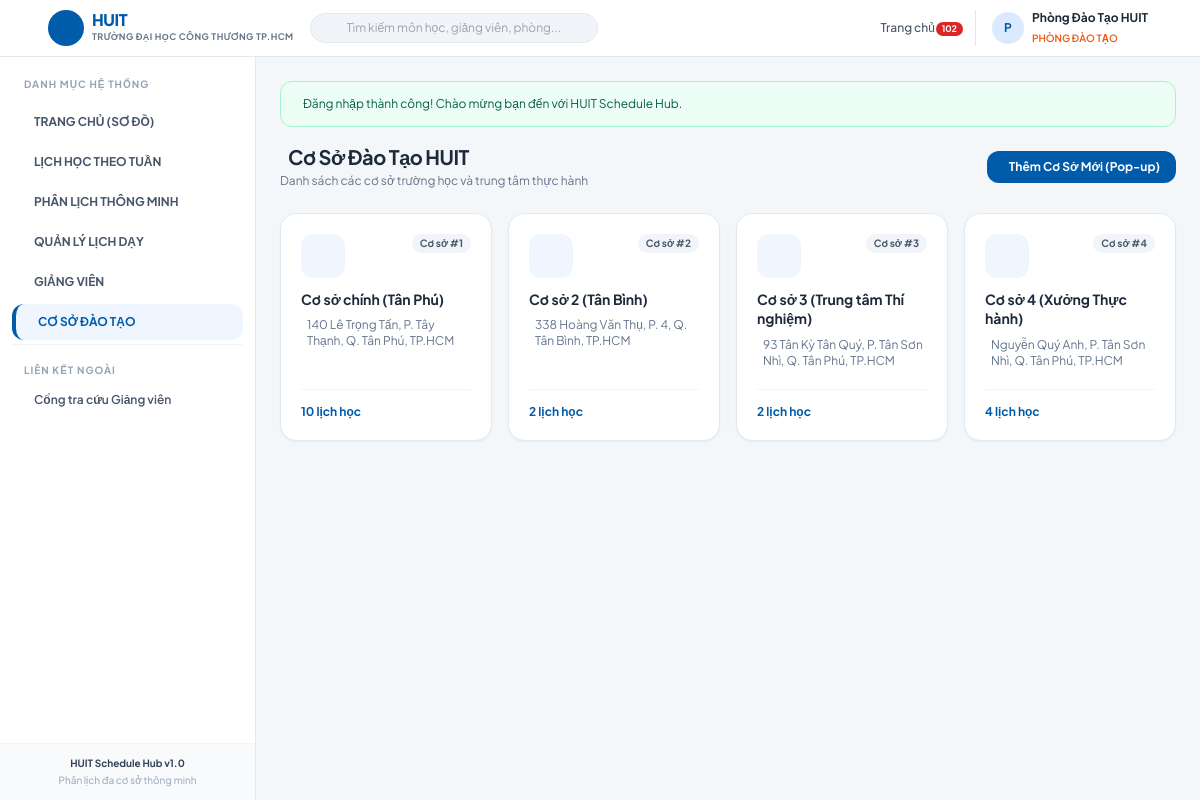
The page /branches (signed in) on the database as committed earlier.
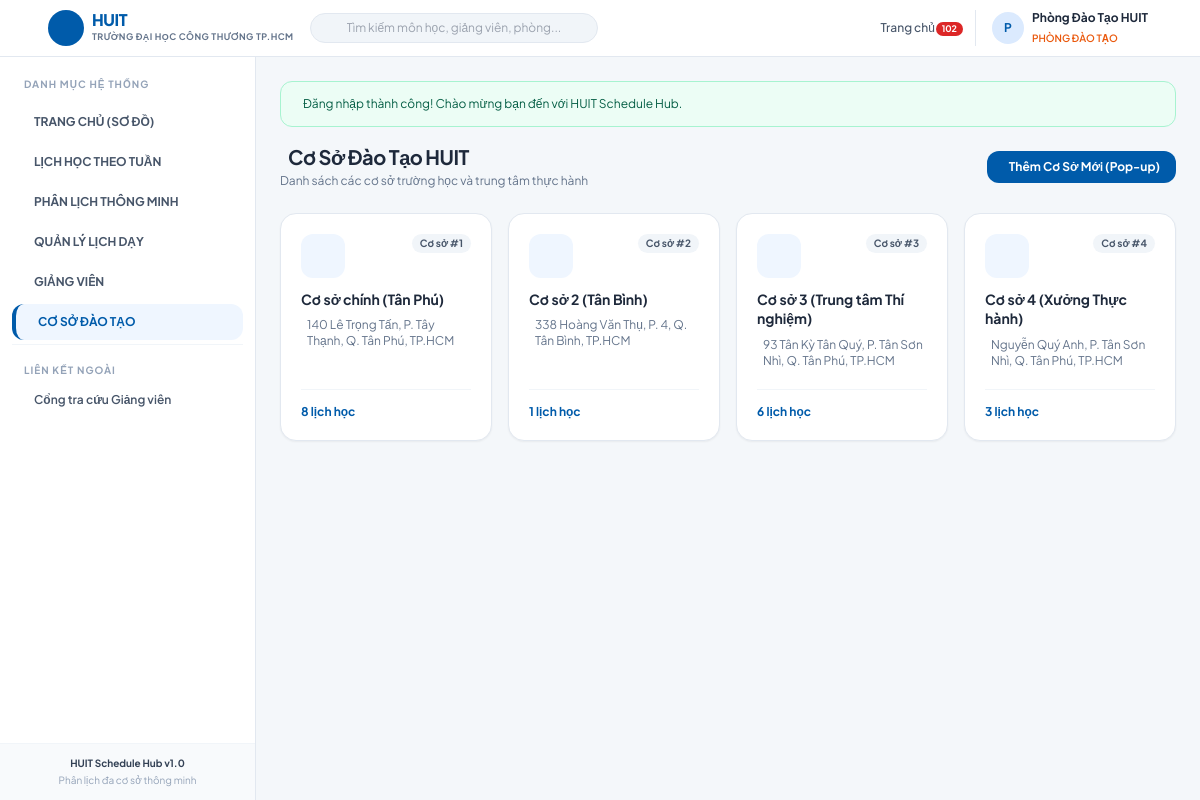
The same page on the database as committed later.
### tables this page shows
CREATE TABLE `branches` (
  `id` int NOT NULL AUTO_INCREMENT,
  `branch_name` varchar(255) NOT NULL,
  `address` varchar(255) NOT NULL,
  `created_at` timestamp NULL DEFAULT CURRENT_TIMESTAMP,
  PRIMARY KEY (`id`)
);

### src/Controllers/BranchController.php (called while the page is built, shortened)
<?php
class BranchController extends Controller
{
    public function index(): void
    {
        $branches = Branch::getAll();
        $this->render('branches/index', [
            'branches' => $branches,
            'user' => Auth::user()
        ]);
    }
}

### public/index.php (called while the page is built, shortened)
<?php
$router = new Router();
$router->get('/', [AuthController::class, 'showLogin']);
$router->get('/login', [AuthController::class, 'showLogin']);
$router->post('/login', [AuthController::class, 'login']);
$router->get('/teacher-login', [AuthController::class, 'showTeacherLogin']);
$router->post('/teacher-login', [AuthController::class, 'teacherLogin']);
$router->get('/logout', [AuthController::class, 'logout']);
$router->get('/dashboard', [DashboardController::class, 'index']);
$router->get('/timetable', [DashboardController::class, 'weekly']);
$router->get('/weekly-schedule', [DashboardController::class, 'weekly']);
$router->get('/schedules/weekly', [DashboardController::class, 'weekly']);
$router->get('/schedules', [ScheduleController::class, 'index']);
$router->get('/schedules/create', [ScheduleController::class, 'create']);
$router->post('/schedules', [ScheduleController::class, 'store']);
$router->get('/schedules/{id}/edit', [ScheduleController::class, 'edit']);
$router->post('/schedules/{id}/edit', [ScheduleController::class, 'update']);
$router->post('/schedules/{id}/delete', [ScheduleController::class, 'delete']);
$router->get('/teachers', [TeacherController::class, 'index']);
$router->get('/teachers/create', [TeacherController::class, 'create']);
$router->post('/teachers', [TeacherController::class, 'store']);
$router->get('/teachers/{id}/edit', [TeacherController::class, 'edit']);
$router->post('/teachers/{id}/edit', [TeacherController::class, 'update']);
$router->post('/teachers/{id}/delete', [TeacherController::class, 'delete']);
$router->get('/branches', [BranchController::class, 'index']);
$router->get('/branches/create', [BranchController::class, 'create']);
$router->post('/branches', [BranchController::class, 'store']);
$router->get('/branches/{id}/edit', [BranchController::class, 'edit']);
$router->post('/branches/{id}/edit', [BranchController::class, 'update']);
$router->post('/branches/{id}/delete', [BranchController::class, 'delete']);
$router->get('/portal', [TeacherPortalController::class, 'index']);
$router->get('/api/suggest-teachers', [ApiController::class, 'suggestTeachers']);
$router->get('/api/check-conflicts', [ApiController::class, 'checkConflicts']);
$router->dispatch();

### src/Core/Database.php (called while the page is built, shortened)
<?php
class Database
{
    private static ?PDO $instance = null;
    public static function getConnection(): PDO
    {
        if (self::$instance === null) {
            $rootPath = dirname(__DIR__, 2);
            $host = $_ENV['DB_HOST'] ?? '127.0.0.1';
            $port = $_ENV['DB_PORT'] ?? '3306';
            $dbname = $_ENV['DB_NAME'] ?? 'huit_db';
            $user = $_ENV['DB_USER'] ?? 'root';
            $pass = $_ENV['DB_PASS'] ?? '';
            $dsn = "mysql:host={$host};port={$port};dbname={$dbname};charset=utf8mb4";
            try {
                self::$instance = new PDO($dsn, $user, $pass, [
                    PDO::ATTR_ERRMODE => PDO::ERRMODE_EXCEPTION,
                    PDO::ATTR_DEFAULT_FETCH_MODE => PDO::FETCH_ASSOC,
                    PDO::ATTR_EMULATE_PREPARES => false,
                ]);
            } catch (PDOException $e) {
                die("Lỗi kết nối cơ sở dữ liệu: " . htmlspecialchars($e->getMessage()));
            }
        }
        return self::$instance;
    }
}

### src/Core/Model.php (called while the page is built, shortened)
<?php
abstract class Model
{
    protected static ?PDO $db = null;
    protected static function db(): PDO
    {
        if (self::$db === null) {
            self::$db = Database::getConnection();
        }
        return self::$db;
    }
}

### src/Models/Branch.php (called while the page is built, shortened)
<?php
class Branch extends Model
{
    public static function getAll(): array
    {
        $stmt = self::db()->query("SELECT b.*, COUNT(s.id) as schedule_count
                                   FROM branches b
                                   LEFT JOIN schedules s ON b.id = s.branch_id
                                   GROUP BY b.id
                                   ORDER BY b.id ASC");
        return $stmt->fetchAll();
    }
}

### views/branches/index.php (the view, shortened to what the changed rows need)
<div class="space-y-6">
    <div class="flex flex-col sm:flex-row sm:items-center sm:justify-between gap-4">
        <div>
            <h1 class="text-xl font-bold text-slate-800 tracking-tight flex items-center space-x-2">
                <span>Cơ Sở Đào Tạo HUIT</span>
            </h1>
            <p class="text-xs text-slate-500 mt-0.5">Danh sách các cơ sở trường học và trung tâm thực hành</p>
        </div>
        <div>
            <button type="button" onclick="openCreateBranchModal()" class="inline-flex items-center space-x-1.5 px-4 py-2 bg-huit-header hover:bg-blue-800 text-white font-bold text-xs rounded-xl shadow-xs transition">
                <span>Thêm Cơ Sở Mới (Pop-up)</span>
            </button>
        </div>
    </div>
    <div class="grid grid-cols-1 md:grid-cols-2 lg:grid-cols-4 gap-4">
        <?php foreach ($branches as $idx => $b): ?>
            <div class="bg-white rounded-2xl border border-slate-200 shadow-sm p-5 hover:shadow-md hover:border-huit-header transition flex flex-col justify-between group">
                <div>
                    <div class="flex items-start justify-between mb-3">
                        <div class="w-11 h-11 rounded-xl bg-blue-50 text-huit-header flex items-center justify-center text-xl group-hover:scale-105 transition-transform">
                        </div>
                        <span class="text-[10px] font-bold px-2 py-0.5 rounded-full bg-slate-100 text-slate-600">
                            Cơ sở #<?= $b['id'] ?>
                        </span>
                    </div>
                    <h3 class="text-sm font-bold text-slate-800 group-hover:text-huit-header transition leading-snug">
                        <?= htmlspecialchars($b['branch_name']) ?>
                    </h3>
                    <p class="text-xs text-slate-500 mt-2 flex items-start space-x-1.5">
                        <span><?= htmlspecialchars($b['address']) ?></span>
                    </p>
                </div>
                <div class="mt-5 pt-3.5 border-t border-slate-100 flex items-center justify-between text-xs">
                    <a href="/timetable?branch_id=<?= $b['id'] ?>" class="text-huit-header font-bold hover:underline flex items-center space-x-1">
                        <span><?= (int)$b['schedule_count'] ?> lịch học</span>
                    </a>
                    <div class="flex items-center space-x-1">
                        <button type="button" onclick='openEditBranchModal(<?= json_encode($b, JSON_HEX_TAG | JSON_HEX_APOS | JSON_HEX_QUOT | JSON_HEX_AMP) ?>)' class="p-1.5 text-slate-400 hover:text-huit-header hover:bg-blue-50 rounded-lg transition" title="Chỉnh sửa (Pop-up)">
                        </button>
                        <button type="button" onclick="openDeleteBranchModal(<?= (int)$b['id'] ?>, '<?= htmlspecialchars(addslashes($b['branch_name'])) ?>')" class="p-1.5 text-slate-400 hover:text-red-600 hover:bg-red-50 rounded-lg transition" title="Xóa (Pop-up)">
                        </button>
                    </div>
                </div>
            </div>
        <?php endforeach; ?>
    </div>
</div>

### src/Core/Router.php (shortened to what the changed rows need)
<?php
class Router
{
    private array $routes = [];
    private function addRoute(string $method, string $path, array $handler): void
    {
        $pattern = preg_replace('/\{([a-zA-Z0-9_]+)\}/', '(?P<$1>[^/]+)', $path);
        $pattern = '#^' . $pattern . '$#';
        $this->routes[] = [
            'method' => $method,
            'pattern' => $pattern,
            'handler' => $handler,
        ];
    }
    public function dispatch(): void
    {
        $uri = parse_url($_SERVER['REQUEST_URI'], PHP_URL_PATH);
        $method = $_SERVER['REQUEST_METHOD'];
        foreach ($this->routes as $route) {
            if ($route['method'] === $method && preg_match($route['pattern'], $uri, $matches)) {
                $params = array_filter($matches, 'is_string', ARRAY_FILTER_USE_KEY);
                [$controllerClass, $action] = $route['handler'];
                $controller = new $controllerClass();
                call_user_func_array([$controller, $action], $params);
                return;
            }
        }
    }
}

Rows that differ between the two databases and show on the page:
changed branches "Cơ sở chính (Tân Phú)": schedule_count "10" → "8"
changed branches "Cơ sở 2 (Tân Bình)": schedule_count "2" → "1"
changed branches "Cơ sở 3 (Trung tâm Thí nghiệm)": schedule_count "2" → "6"
changed branches "Cơ sở 4 (Xưởng Thực hành)": schedule_count "4" → "3"
